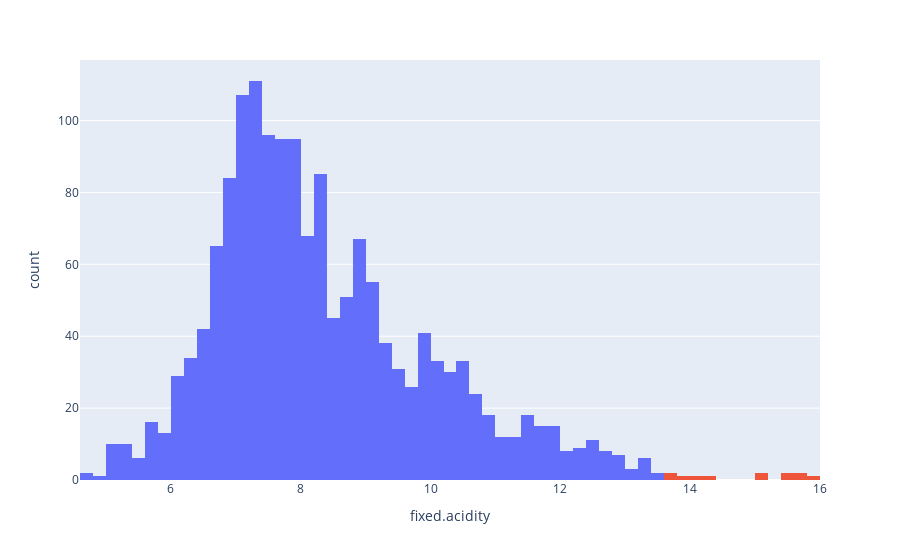

The notebook cell this image was saved under:
### Code cell
fig = px.histogram(df, x="fixed.acidity", color="fixed.acidity_outlier")
fig.update_layout(showlegend=False)

### Figure 1 — Plotly figure (JSON) as saved in the notebook; plotly's stock layout.template omitted (floating-point values rounded to 4 significant figures; data arrays with more than 128 entries replaced by an {"elided": "..."} marker saying what was removed)
{"data": [{"alignmentgroup": "True", "bingroup": "x", "hovertemplate": "fixed.acidity_outlier=False<br>fixed.acidity=%{x}<br>count=%{y}<extra></extra>", "legendgroup": "False", "marker": {"color": "#636efa", "pattern": {"shape": ""}}, "name": "False", "offsetgroup": "False", "orientation": "v", "showlegend": true, "type": "histogram", "x": {"elided": "1587 float values"}, "xaxis": "x", "yaxis": "y"}, {"alignmentgroup": "True", "bingroup": "x", "hovertemplate": "fixed.acidity_outlier=True<br>fixed.acidity=%{x}<br>count=%{y}<extra></extra>", "legendgroup": "True", "marker": {"color": "#EF553B", "pattern": {"shape": ""}}, "name": "True", "offsetgroup": "True", "orientation": "v", "showlegend": true, "type": "histogram", "x": [15, 15, 13.8, 14, 13.7, 13.7, 15.6, 14.3, 15.5, 15.5, 15.6, 15.9], "xaxis": "x", "yaxis": "y"}], "layout": {"barmode": "relative", "legend": {"title": {"text": "fixed.acidity_outlier"}, "tracegroupgap": 0}, "margin": {"t": 60}, "showlegend": false, "xaxis": {"anchor": "y", "domain": [0, 1], "title": {"text": "fixed.acidity"}}, "yaxis": {"anchor": "x", "domain": [0, 1], "title": {"text": "count"}}}}
